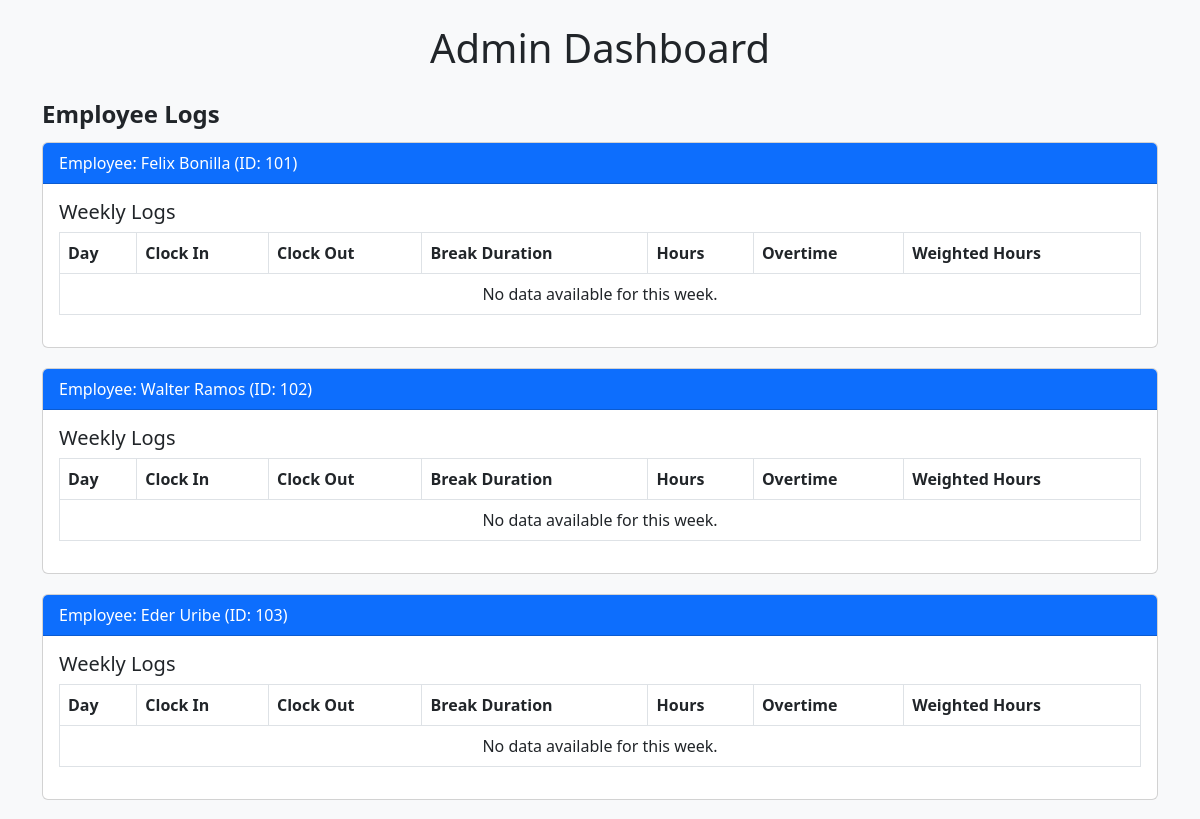
/admin-dashboard (upper part), run on an earlier commit of the app's database.
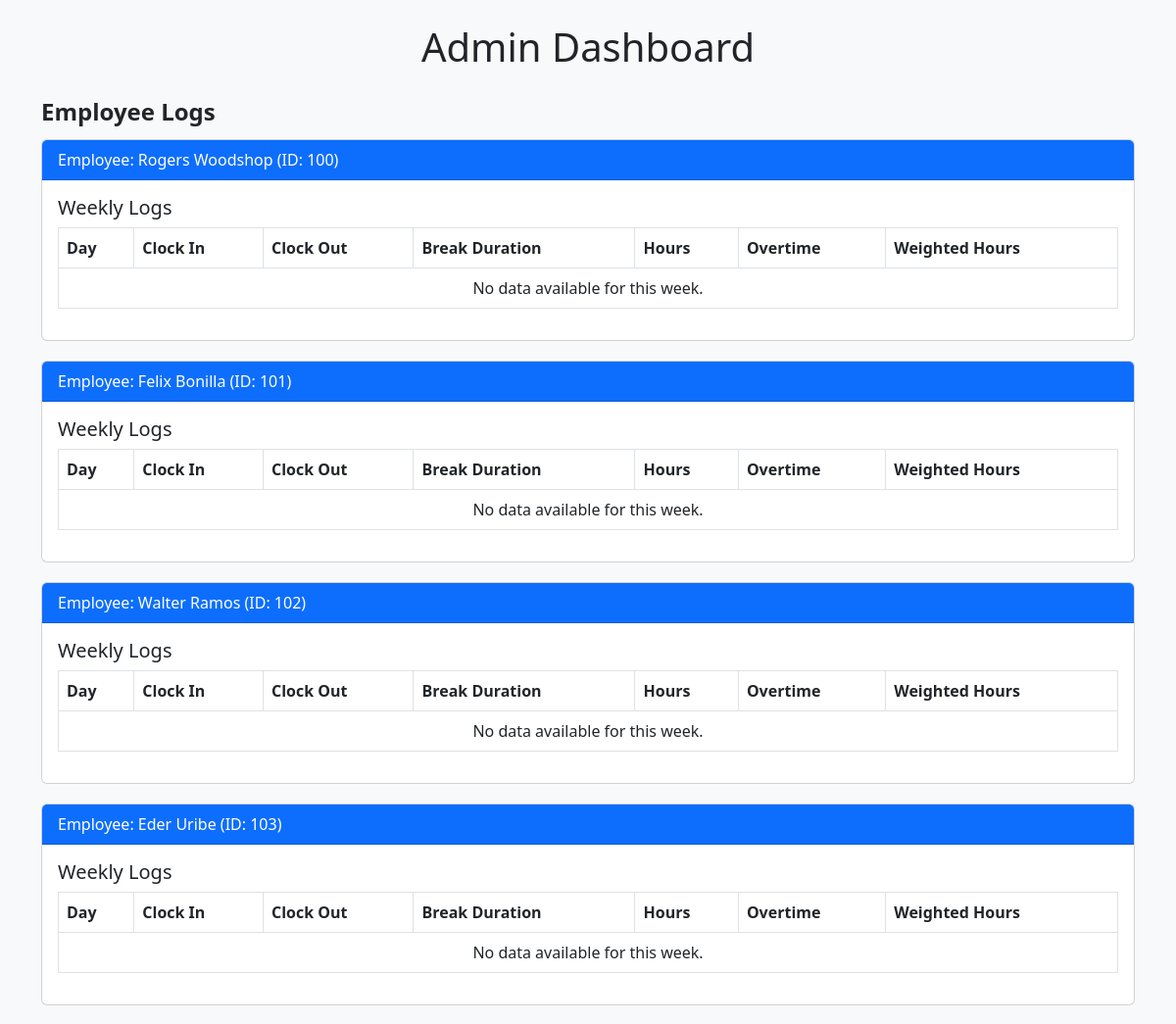
And on a later commit of the database.
### tables this page shows
CREATE TABLE Employee (
    employee_id INTEGER PRIMARY KEY,
    first_name TEXT NOT NULL,
    last_name TEXT NOT NULL,
    username TEXT UNIQUE NOT NULL,
    password_hash TEXT NOT NULL,
    four_digit_code TEXT UNIQUE,
    employee_role TEXT NOT NULL
);

### app.py (the view)
@app.route("/admin-dashboard")
def admin_dashboard():
    try:
        db = get_db()  # Initialize database connection
        cursor = db.cursor()
        cursor.execute("SELECT * FROM Employee")
        employees = cursor.fetchall()
        cursor.execute("""
            SELECT * FROM PunchRecord
            ORDER BY record_date DESC
        """)
        punch_records = cursor.fetchall()
        cursor.execute("""
            SELECT * FROM MilesLog
            ORDER BY miles_date DESC
        """)
        miles_records = cursor.fetchall()
        cursor.execute("""
            SELECT change_id, change_date, change_time, employee_id
            FROM ChangeLog
            ORDER BY change_date DESC, change_time DESC
        """)
        change_logs = cursor.fetchall()
        return render_template(
            "admin_page.html",
            employees=employees,
            punch_records=punch_records,
            miles_records=miles_records,
            change_logs=change_logs
        )
    except Exception as e:
        print(f"An error occurred in the admin_dashboard: {e}")
        return render_template("error.html", error_message=str(e)), 500

### app.py (called while the page is built)
def get_db():
    db = sqlite3.connect("PunchCardSystem.db")
    db.row_factory = sqlite3.Row
    return db

@app.teardown_appcontext
def close_connection(exception):
    db = getattr(g, "_database", None)
    if db is not None:
        db.close()

### templates/admin_page.html (shortened to what this page needs)
<!DOCTYPE html>
<html lang="en">
<head>
    <link href="https://cdn.jsdelivr.net/npm/bootstrap@5.3.0-alpha1/dist/css/bootstrap.min.css" rel="stylesheet">
</head>
<body>
    <div class="container">
        <h1 class="text-center my-4">Admin Dashboard</h1>
        <div id="employee-logs">
            <div class="section-title">Employee Logs</div>
            {% for employee in employees %}
            <div class="card">
                <div class="card-header bg-primary text-white">
                    Employee: {{ employee["first_name"] }} {{ employee["last_name"] }} (ID: {{ employee["employee_id"] }})
                </div>
                <div class="card-body">
                    <h5 class="card-title">Weekly Logs</h5>
                    <table class="table table-bordered">
                        <thead>
                            <tr>
                                <th>Day</th>
                                <th>Clock In</th>
                                <th>Clock Out</th>
                                <th>Break Duration</th>
                                <th>Hours</th>
                                <th>Overtime</th>
                                <th>Weighted Hours</th>
                            </tr>
                        </thead>
                        <tbody>
                            {% for log in employee["logs"] %}
                            <tr>
                                <td>{{ log["day"] }}</td>
                                <td>{{ log["clock_in"] }}</td>
                                <td>{{ log["clock_out"] }}</td>
                                <td>{{ log["break_duration"] }}</td>
                                <td>{{ log["hours"] }}</td>
                                <td>{{ log["overtime"] }}</td>
                                <td>{{ log["weighted_hours"] }}</td>
                            </tr>
                            {% else %}
                            <tr>
                                <td colspan="7" class="text-center">No data available for this week.</td>
                            </tr>
                            {% endfor %}
                        </tbody>
                    </table>
                </div>
            </div>
            {% endfor %}
        </div>
        </div>
</body>
</html>

What changed in the data, as far as the page shows it:
added Employee: first_name "Rogers", last_name "Woodshop", employee_id "100"
